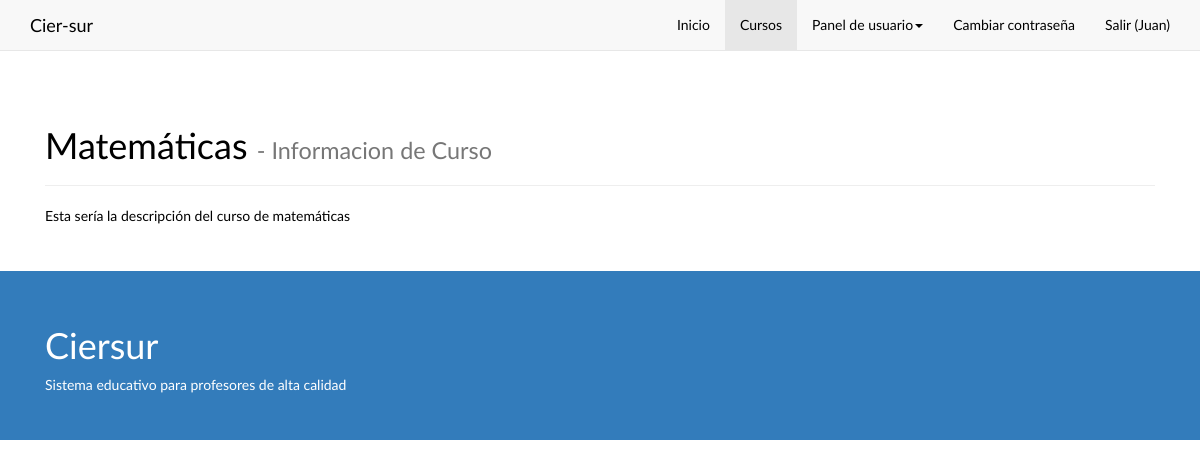
The app's page /curso/matematicas (signed in) with its own data.
### app/models.py (models this page shows, shortened)
class Usuario(AbstractBaseUser):
    id_persona = models.OneToOneField(Persona, verbose_name="Cédula de la persona")
    TIPOS = (
        ('1', 'Administrador'),
        ('2', 'Secretaria'),
        ('3', 'Master Teacher'),
        ('4', 'Leader Teacher')
    )
    tipo = models.CharField(max_length=1,choices=TIPOS)
    is_active = models.BooleanField(default=True)
    is_admin = models.BooleanField(default=False)
    objects = CierUserManager()
    USERNAME_FIELD = 'id_persona'
    REQUIRED_FIELDS = ['tipo']
    class Meta:
        verbose_name = "Usuario"
        verbose_name_plural = "Usuarios"
    def get_short_name(self):
        return self.id_persona.nombre
    def get_tipo(self):
        return self.tipo

class Persona(models.Model):
    cedula = models.IntegerField(primary_key=True)
    nombre = models.CharField(max_length=200)
    apellidos = models.CharField(max_length=200)
    correo = models.CharField(max_length=200, unique=True)
    celular = models.CharField(max_length=200, null=True)
    direccion = models.CharField(max_length=200, null=True)
    fecha_nacimiento = models.DateField()
    SEXOS = (
        ('M', 'Masculino'),
        ('F', 'Femenino'),
    )
    sexo = models.CharField(max_length=1,choices=SEXOS)
    DEPS = (
        ('A', 'Amazonas'),
        ('Caq', 'Caquetá'),
        ('Ca', 'Cauca'),
        ('H', 'Huila'),
        ('N', 'Nariño'),
        ('P', 'Putumayo'),
        ('T', 'Tolima'),
        ('VC', 'Valle del Cauca'),
    )
    departamento = models.CharField(max_length=3,choices=DEPS)
    ciudad = models.CharField(max_length=15)
    class Meta:
        verbose_name = "Persona"
        verbose_name_plural = "Personas"

class Curso(models.Model):
    nombre = models.CharField(max_length=50)
    descripcion = models.TextField()
    slug = models.SlugField(max_length=200, unique=True)
    class Meta:
        verbose_name = "Curso"
        verbose_name_plural = "Cursos"

### app/views.py (the view)
# urls.py: url(r'^curso/(?P<slug>\S+)$', views.CursoDetalle.as_view(), name="curso_detalle"),
class CursoDetalle(generic.DetailView):
    model = models.Curso
    template_name = "curso.html"
    def get_context_data(self, **kwargs):
        context = super(CursoDetalle, self).get_context_data(**kwargs)
        context['title'] = kwargs['object'].nombre + " - CIER-SUR"
        context['nbar'] = "curso_list"
        return context

### templates/curso.html
{% extends "base.html" %}
{% load django_markdown %}
{% block content %}
        <div class="section">
            <div class="container">
                <div class="row">
                    <div class="col-md-12">
                        <div class="page-header">
                          <h1>{{ object.nombre }}
                                <font color="#777777">
                                    <span style="font-size: 23.3999996185303px; line-height: 23.3999996185303px;"> - Informacion de Curso</span>
                                </font>
                            </h1>
                        </div>
                        <p>{{ object.descripcion |markdown }}</p>
                    </div>
                </div>
            </div>
        </div>
{% endblock %}

### templates/base.html (shortened to what this page needs)
{% load staticfiles %}
<!DOCTYPE html>
<html>
    <head>
        <link href="{% static "css/font-awesome.min.css" %}" rel="stylesheet" type="text/css">
        <link href="{% static "css/bootstrapOrg.min.css" %}" rel="stylesheet" type="text/css">
        <link href="{% static "css/bootstrap.css" %}" rel="stylesheet" type="text/css">
        <link href="{% static "css/ciersur.css" %}" rel="stylesheet" type="text/css">
    </head>
    <body>
        <div class="navbar navbar-default navbar-static-top">
            <div class="container">
                <div class="navbar-header">
                    <a class="navbar-brand" href="{% url "index" %}"><span>Cier-sur</span></a>
                </div>
                <div class="collapse navbar-collapse" id="navbar-ex-collapse">
                    <ul class="nav navbar-nav navbar-right">
                        <li class="{% if nbar == 'inicio' %}active{% endif %}">
                            <a href="{% url "index" %}">Inicio</a>
                        </li>
                        <li class="{% if nbar == 'curso_list' %}active{% endif %}">
                            <a href="{% url "curso_list" %}">Cursos</a>
                        </li>
                        {% if user.is_authenticated %}
                            <li class="dropdown {% if nbar == 'panel' %}active{% endif %}">
                                <a href="#" data-toggle="dropdown" class="dropdown-toggle">Panel de usuario<b class="caret"></b></a>
                            </li>
                            <li class="{% if nbar == 'password_change' %}active{% endif %}">
                                <a href="{% url 'password_change' %}">Cambiar contraseña</a>
                            </li>
                            <li>
                                <a href="{% url 'logout' %}">Salir ({{ user.get_short_name }})</a>
                            </li>
                        {% endif %}
                    </ul>
                </div>
            </div>
        </div>
        {% block content %} {% endblock %}
        <footer class="section section-primary">
            <div class="container">
                <div class="row">
                    <div class="col-sm-6">
                        <h1>Ciersur</h1>
                        <p>Sistema educativo para profesores de alta calidad</p>
                    </div>
                </div>
            </div>
        </footer>
    </body>
</html>

### records on screen
Usuario: get_short_name "Juan"
Curso: nombre "Matemáticas", descripcion "Esta sería la descripción del curso de matemáticas"
